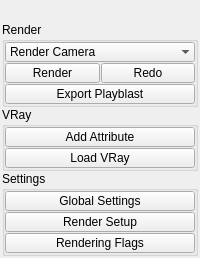
<?xml version="1.0" encoding="UTF-8"?>
<ui version="4.0">
 <class>QtUi</class>
 <widget class="QMainWindow" name="QtUi">
  <property name="enabled">
   <bool>true</bool>
  </property>
  <property name="geometry">
   <rect>
    <x>0</x>
    <y>0</y>
    <width>200</width>
    <height>255</height>
   </rect>
  </property>
  <property name="toolTip">
   <string>Toggle VRay plugins</string>
  </property>
  <property name="tabShape">
   <enum>QTabWidget::Triangular</enum>
  </property>
  <property name="dockNestingEnabled">
   <bool>true</bool>
  </property>
  <property name="dockOptions">
   <set>QMainWindow::AllowNestedDocks|QMainWindow::AllowTabbedDocks|QMainWindow::AnimatedDocks|QMainWindow::ForceTabbedDocks</set>
  </property>
  <widget class="QWidget" name="central_widget">
   <property name="minimumSize">
    <size>
     <width>200</width>
     <height>0</height>
    </size>
   </property>
   <layout class="QVBoxLayout" name="verticalLayout_2">
    <property name="leftMargin">
     <number>2</number>
    </property>
    <property name="topMargin">
     <number>2</number>
    </property>
    <property name="rightMargin">
     <number>2</number>
    </property>
    <property name="bottomMargin">
     <number>2</number>
    </property>
    <property name="spacing">
     <number>2</number>
    </property>
    <item>
     <layout class="QVBoxLayout" name="verticalLayout">
      <property name="spacing">
       <number>0</number>
      </property>
      <item>
       <widget class="Header" name="header" native="true">
        <property name="minimumSize">
         <size>
          <width>0</width>
          <height>20</height>
         </size>
        </property>
        <property name="font">
         <font>
          <weight>75</weight>
          <bold>true</bold>
         </font>
        </property>
        <property name="text" stdset="0">
         <string>RENDERING</string>
        </property>
       </widget>
      </item>
      <item>
       <widget class="CollapsableGroup" name="groupBox_2">
        <property name="title">
         <string>Render</string>
        </property>
        <layout class="QGridLayout" name="gridLayout">
         <property name="leftMargin">
          <number>0</number>
         </property>
         <property name="topMargin">
          <number>0</number>
         </property>
         <property name="rightMargin">
          <number>0</number>
         </property>
         <property name="bottomMargin">
          <number>0</number>
         </property>
         <property name="spacing">
          <number>1</number>
         </property>
         <item row="2" column="0" colspan="2">
          <widget class="PushButton" name="tb000">
           <property name="minimumSize">
            <size>
             <width>0</width>
             <height>20</height>
            </size>
           </property>
           <property name="maximumSize">
            <size>
             <width>16777215</width>
             <height>20</height>
            </size>
           </property>
           <property name="toolTip">
            <string>Export the current frame range sequence from the perspective camera viewport to the desktop.</string>
           </property>
           <property name="text">
            <string>Export Playblast</string>
           </property>
          </widget>
         </item>
         <item row="1" column="1">
          <widget class="QPushButton" name="b002">
           <property name="minimumSize">
            <size>
             <width>0</width>
             <height>20</height>
            </size>
           </property>
           <property name="maximumSize">
            <size>
             <width>16777215</width>
             <height>20</height>
            </size>
           </property>
           <property name="toolTip">
            <string>Redo previous render</string>
           </property>
           <property name="text">
            <string>Redo</string>
           </property>
          </widget>
         </item>
         <item row="0" column="0" colspan="2">
          <widget class="ComboBox" name="cmb001">
           <property name="minimumSize">
            <size>
             <width>0</width>
             <height>20</height>
            </size>
           </property>
           <property name="maximumSize">
            <size>
             <width>16777215</width>
             <height>20</height>
            </size>
           </property>
           <property name="statusTip">
            <string>Render: camera</string>
           </property>
           <property name="maxVisibleItems">
            <number>50</number>
           </property>
           <property name="sizeAdjustPolicy">
            <enum>QComboBox::AdjustToContents</enum>
           </property>
           <property name="frame">
            <bool>false</bool>
           </property>
           <item>
            <property name="text">
             <string>Render Camera</string>
            </property>
           </item>
          </widget>
         </item>
         <item row="1" column="0">
          <widget class="QPushButton" name="b000">
           <property name="minimumSize">
            <size>
             <width>0</width>
             <height>20</height>
            </size>
           </property>
           <property name="maximumSize">
            <size>
             <width>16777215</width>
             <height>20</height>
            </size>
           </property>
           <property name="toolTip">
            <string>Render current scene</string>
           </property>
           <property name="text">
            <string>Render</string>
           </property>
          </widget>
         </item>
        </layout>
       </widget>
      </item>
      <item>
       <widget class="CollapsableGroup" name="groupBox_4">
        <property name="title">
         <string>VRay</string>
        </property>
        <layout class="QVBoxLayout" name="verticalLayout_3">
         <property name="spacing">
          <number>1</number>
         </property>
         <property name="leftMargin">
          <number>0</number>
         </property>
         <property name="topMargin">
          <number>0</number>
         </property>
         <property name="rightMargin">
          <number>0</number>
         </property>
         <property name="bottomMargin">
          <number>0</number>
         </property>
         <item>
          <widget class="QPushButton" name="b005">
           <property name="minimumSize">
            <size>
             <width>0</width>
             <height>20</height>
            </size>
           </property>
           <property name="maximumSize">
            <size>
             <width>16777215</width>
             <height>20</height>
            </size>
           </property>
           <property name="toolTip">
            <string/>
           </property>
           <property name="text">
            <string>Add Attribute</string>
           </property>
          </widget>
         </item>
         <item>
          <widget class="QPushButton" name="b006">
           <property name="minimumSize">
            <size>
             <width>0</width>
             <height>20</height>
            </size>
           </property>
           <property name="maximumSize">
            <size>
             <width>16777215</width>
             <height>20</height>
            </size>
           </property>
           <property name="toolTip">
            <string/>
           </property>
           <property name="text">
            <string>Load VRay</string>
           </property>
          </widget>
         </item>
        </layout>
       </widget>
      </item>
      <item>
       <widget class="CollapsableGroup" name="groupBox_3">
        <property name="title">
         <string>Settings</string>
        </property>
        <layout class="QVBoxLayout" name="verticalLayout_4">
         <property name="spacing">
          <number>1</number>
         </property>
         <property name="leftMargin">
          <number>0</number>
         </property>
         <property name="topMargin">
          <number>0</number>
         </property>
         <property name="rightMargin">
          <number>0</number>
         </property>
         <property name="bottomMargin">
          <number>0</number>
         </property>
         <item>
          <widget class="QPushButton" name="b001">
           <property name="minimumSize">
            <size>
             <width>0</width>
             <height>20</height>
            </size>
           </property>
           <property name="maximumSize">
            <size>
             <width>16777215</width>
             <height>20</height>
            </size>
           </property>
           <property name="toolTip">
            <string>Open global rendering settings window</string>
           </property>
           <property name="text">
            <string>Global Settings</string>
           </property>
           <property name="checkable">
            <bool>false</bool>
           </property>
           <property name="checked">
            <bool>false</bool>
           </property>
          </widget>
         </item>
         <item>
          <widget class="QPushButton" name="b003">
           <property name="minimumSize">
            <size>
             <width>0</width>
             <height>20</height>
            </size>
           </property>
           <property name="maximumSize">
            <size>
             <width>16777215</width>
             <height>20</height>
            </size>
           </property>
           <property name="toolTip">
            <string>Render Setup window</string>
           </property>
           <property name="text">
            <string>Render Setup</string>
           </property>
          </widget>
         </item>
         <item>
          <widget class="QPushButton" name="b004">
           <property name="minimumSize">
            <size>
             <width>0</width>
             <height>20</height>
            </size>
           </property>
           <property name="maximumSize">
            <size>
             <width>16777215</width>
             <height>20</height>
            </size>
           </property>
           <property name="toolTip">
            <string>Rendering flags</string>
           </property>
           <property name="text">
            <string>Rendering Flags</string>
           </property>
          </widget>
         </item>
        </layout>
       </widget>
      </item>
      <item>
       <spacer name="verticalSpacer_2">
        <property name="orientation">
         <enum>Qt::Vertical</enum>
        </property>
        <property name="sizeHint" stdset="0">
         <size>
          <width>0</width>
          <height>10</height>
         </size>
        </property>
       </spacer>
      </item>
     </layout>
    </item>
   </layout>
  </widget>
 </widget>
 <customwidgets>
  <customwidget>
   <class>Header</class>
   <extends>QWidget</extends>
   <header>uitk.widgets.header</header>
  </customwidget>
  <customwidget>
   <class>PushButton</class>
   <extends>QPushButton</extends>
   <header>widgets.pushbutton.h</header>
  </customwidget>
  <customwidget>
   <class>ComboBox</class>
   <extends>QComboBox</extends>
   <header>uitk.widgets.comboBox.ComboBox.h</header>
  </customwidget>
  <customwidget>
   <class>CollapsableGroup</class>
   <extends>QGroupBox</extends>
   <header>uitk.widgets.collapsableGroup.CollapsableGroup.h</header>
   <container>1</container>
  </customwidget>
 </customwidgets>
 <resources/>
 <connections/>
 <designerdata>
  <property name="gridDeltaX">
   <number>5</number>
  </property>
  <property name="gridDeltaY">
   <number>5</number>
  </property>
  <property name="gridSnapX">
   <bool>true</bool>
  </property>
  <property name="gridSnapY">
   <bool>true</bool>
  </property>
  <property name="gridVisible">
   <bool>true</bool>
  </property>
 </designerdata>
</ui>
